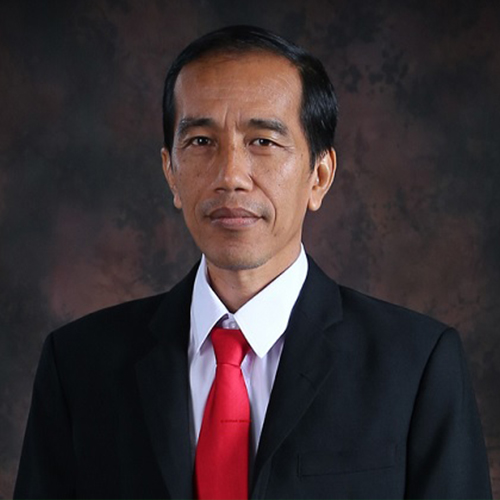
#> input picture dataset/Test/1.jpg, 500 x 500 px, given as the content of the folder dataset/Train, which was not available
$ python Template.py
#> lines starting #> are read from the running program, lines starting #| are printed output that depends on the picture; pictures that were not available may be replaced by others from this repository, and a replacement may not be noted
# Jonathan Bryan - 2301852796
# Leonie Christina - 2301860406

import os
import cv2
import numpy as np

def get_path_list(root_path):
    '''
        To get a list of path directories from root path

        Parameters
        ----------
        root_path : str
            Location of root directory

        Returns
        -------
        list
            List containing the names of the sub-directories in the
            root directory
    '''
    train_names = os.listdir(root_path)

    return train_names

def get_class_id(root_path, train_names):
    '''
        To get a list of train images and a list of image classes id

        Parameters
        ----------
        root_path : str
            Location of images root directory
        train_names : list
            List containing the names of the train sub-directories

        Returns
        -------
        list
            List containing all image in the train directories
        list
            List containing all image classes id
    '''
#> called with root_path = 'dataset/Train'

    train_image_list = []
    class_list = []

    for index, train_names in enumerate(train_names):
        full_name_path = root_path + '/' + train_names
        for image_path in os.listdir(full_name_path):
            full_image_path = full_name_path + '/' + image_path
            img = cv2.imread(full_image_path)
#> img is the input picture: shape (500, 500, 3); mean B, G, R 50.5, 47.5, 57.8

            train_image_list.append(img)
            class_list.append(index)

    return train_image_list, class_list

def detect_faces_and_filter(image_list, image_classes_list=None):
    '''
        To detect a face from given image list and filter it if the face on
        the given image is less than one

        Parameters
        ----------
        image_list : list
            List containing all loaded images
        image_classes_list : list, optional
            List containing all image classes id

        Returns
        -------
        list
            List containing all filtered and cropped face images in grayscale
        list
            List containing all filtered faces location saved in rectangle
        list
            List containing all filtered image classes id
    '''
    face_cascade = cv2.CascadeClassifier('haarcascade_frontalface_default.xml')

    train_face_list = []
    train_class_list = []
    face_rect_list = []

    for index, image_list in enumerate(image_list):

        image_list = cv2.cvtColor(image_list, cv2.COLOR_BGR2GRAY)

        detected_faces = face_cascade.detectMultiScale(image_list, scaleFactor = 1.2, minNeighbors = 5)

        if len(detected_faces) < 1:
            continue
        if len(detected_faces) > 1:
            continue
        for face_rect in detected_faces:
            x,y,w,h = face_rect
            face_rects = x,y,w,h
            face_rect_list.append(face_rects)
            face_img = image_list[y:y+w, x:x+h]

            train_face_list.append(face_img)

            if(image_classes_list == None):
                continue
            train_class_list.append(image_classes_list[index])

    return train_face_list, face_rect_list, train_class_list


def train(train_face_grays, image_classes_list):
    '''
        To create and train face recognizer object

        Parameters
        ----------
        train_face_grays : list
            List containing all filtered and cropped face images in grayscale
        image_classes_list : list
            List containing all filtered image classes id

        Returns
        -------
        object
            Recognizer object after being trained with cropped face images
    '''
    face_recognizer = cv2.face.LBPHFaceRecognizer_create()
    face_recognizer.train(train_face_grays, np.array(image_classes_list))

    return face_recognizer

def get_test_images_data(test_root_path):
    '''
        To load a list of test images from given path list

        Parameters
        ----------
        test_root_path : str
            Location of images root directory

        Returns
        -------
        list
            List containing all loaded gray test images
    '''
    test_image_list = []
    for image_path in os.listdir(test_root_path):
        full_image_path = test_root_path + '/' + image_path
        img_bgr = cv2.imread(full_image_path)

        test_image_list.append(img_bgr)
    return test_image_list

def predict(recognizer, test_faces_gray):
    '''
        To predict the test image with the recognizer

        Parameters
        ----------
        recognizer : object
            Recognizer object after being trained with cropped face images
        train_face_grays : list
            List containing all filtered and cropped face images in grayscale

        Returns
        -------
        list
            List containing all prediction results from given test faces
    '''
    result_list = []

    for index, test_faces_gray in enumerate(test_faces_gray):
        result,_ = recognizer.predict(test_faces_gray)
        result_list.append(result)

    return result_list

def get_verification_status(prediction_result, train_names, unverified_names):
    '''
        To generate a list of verification status from prediction results

        Parameters
        ----------
        prediction_result : list
            List containing all prediction results from given test faces
        test_image_list : list
            List containing all loaded test images
        unverified_names : list
            List containing all unverified names

        Returns
        -------
        list
            List containing all verification status from prediction results
    '''
    verification_status_list = np.empty(len(prediction_result)*2, dtype=object)
    test_length = len(prediction_result)

    for index, prediction_result in enumerate(prediction_result):
        for i in range(0, len(unverified_names)):

            if train_names[prediction_result] == unverified_names[i]:
                verification_status_list[index] = "Unverified"
                verification_status_list[index+test_length] = prediction_result
                break
            else:
                verification_status_list[index] = "Verified"
                verification_status_list[index+test_length] = prediction_result
    return verification_status_list

def draw_prediction_results(verification_statuses, test_image_list, test_faces_rects, train_names):
    '''
        To draw prediction results and verification status on the given test images

        Parameters
        ----------
        verification_statuses : list
            List containing all checked results from given test faces
        test_image_list : list
            List containing all loaded test images
        test_faces_rects : list
            List containing all filtered faces location saved in rectangle
        train_names : list
            List containing the names of the train sub-directories

        Returns
        -------
        list
            List containing all test images after being drawn
    '''
    test_length = len(test_image_list)
    drawn_image_list = np.empty(len(test_image_list)*2, dtype=object)
    vcount = 1
    uvcount = 0

    for index, test_image_list in enumerate(test_image_list):
        x,y,w,h = test_faces_rects[index]

        if verification_statuses[index] == "Unverified":
            cv2.putText(test_image_list, train_names[verification_statuses[index+test_length]], (x, y), cv2.FONT_HERSHEY_DUPLEX, 1, (0, 0, 255), 1)

            cv2.rectangle(test_image_list, (x,y), (x+w, y+h), (0, 0, 255), 1)

            cv2.putText(test_image_list, verification_statuses[index], (x, y+h+40), cv2.FONT_HERSHEY_DUPLEX, 1.5, (0, 0, 255), 2)

            drawn_image_list[uvcount] = test_image_list
            uvcount+=2
        else:
            cv2.putText(test_image_list, train_names[verification_statuses[index+test_length]], (x, y), cv2.FONT_HERSHEY_DUPLEX, 1, (0, 255, 0), 1)

            cv2.rectangle(test_image_list, (x,y), (x+w, y+h), (0, 255, 0), 1)

            cv2.putText(test_image_list, verification_statuses[index], (x, y+h+40), cv2.FONT_HERSHEY_DUPLEX, 1.5, (0, 255, 0), 2)
            drawn_image_list[vcount] = test_image_list
            vcount+=2

    return drawn_image_list

def combine_and_show_result(image_list):
    '''
        To show the final image that already combined into one image

        Parameters
        ----------
        image_list : nparray
            Array containing image data
    '''
    length = len(image_list)*2

    for i in range(0, length):
        if i == 0:
            image_list[i] = cv2.resize(image_list[i], (250,250))
            uv_images = image_list[i]
        elif i == 1:
            image_list[i] = cv2.resize(image_list[i], (250,250))
            v_images = image_list[i]
        elif image_list[i] is not None :
            image_list[i] = cv2.resize(image_list[i], (250,250))
            if i%2==0:
                uv_images = cv2.hconcat([uv_images, image_list[i]])
            else:
                v_images = cv2.hconcat([v_images, image_list[i]])
        elif image_list[i+1] is None:
            break
        else:
            continue
    combined_image = cv2.vconcat([uv_images,v_images])
    cv2.imshow("Results", combined_image)
    cv2.waitKey(0)

'''
You may modify the code below if it's marked between

-------------------
Modifiable
-------------------

and

-------------------
End of modifiable
-------------------
'''
if __name__ == "__main__":

    '''
        Please modify train_root_path value according to the location of
        your data train root directory

        -------------------
        Modifiable
        -------------------
    '''
    train_root_path = "dataset/Train"
    '''
        -------------------
        End of modifiable
        -------------------
    '''

    train_names = get_path_list(train_root_path)
    train_image_list, image_classes_list = get_class_id(train_root_path, train_names)
#> train_image_list = 1 item; image_classes_list = [0]
    train_face_grays, _, filtered_classes_list = detect_faces_and_filter(train_image_list, image_classes_list)
#> the loop in detect_faces_and_filter, `for index, image_list in enumerate(image_list): ` made 1 pass
#> detected_faces on pass 1: [[142, 67, 185, 185]]
#> pass 1, in detect_faces_and_filter, `image_list = cv2.cvtColor(image_list, cv2.COLOR_BGR2GRAY)`:
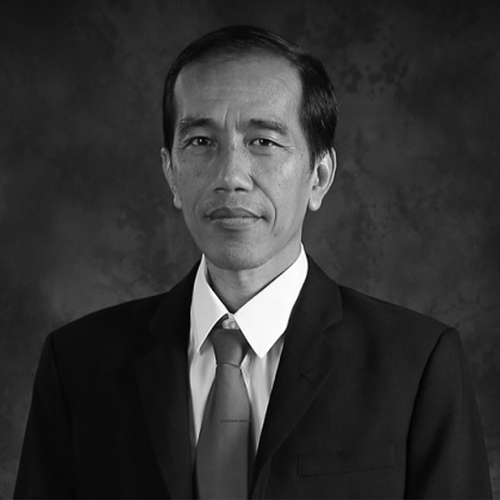
#> image_list: shape (500, 500); min 0, max 255, mean 50.9
#> after the loop in detect_faces_and_filter, `for index, image_list in enumerate(image_list):`: face_rect_list = [(142, 67, 185, 185)]; train_class_list = [0]; train_face_list = 1 item
#> train_face_grays = 1 item; filtered_classes_list = [0]
    recognizer = train(train_face_grays, filtered_classes_list)

    '''
        Please modify train_root_path value according to the location of
        your data train root directory

        -------------------
        Modifiable
        -------------------
    '''
    test_root_path = "dataset/Test"
    unverified_names = ['Raditya Dika', 'Anya Geraldine', 'Raffi Ahmad']

    '''
        -------------------
        End of modifiable
        -------------------
    '''

    test_names = get_path_list(test_root_path)
    test_image_list = get_test_images_data(test_root_path)
    test_faces_gray, test_faces_rects, _ = detect_faces_and_filter(test_image_list)
#> the loop in detect_faces_and_filter (call 2), `for index, image_list in enumerate(image_list): ` made 4 passes
#> pass 2, in detect_faces_and_filter (call 2), `image_list = cv2.cvtColor(image_list, cv2.COLOR_BGR2GRAY)`:
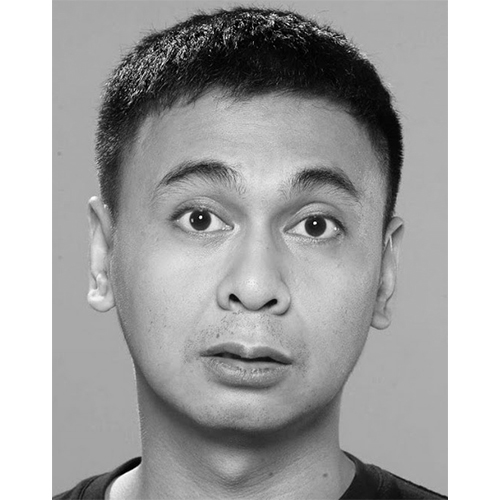
#> image_list: shape (500, 500); min 0, max 255, mean 166.4
#> pass 3, in detect_faces_and_filter (call 2), `image_list = cv2.cvtColor(image_list, cv2.COLOR_BGR2GRAY)`:
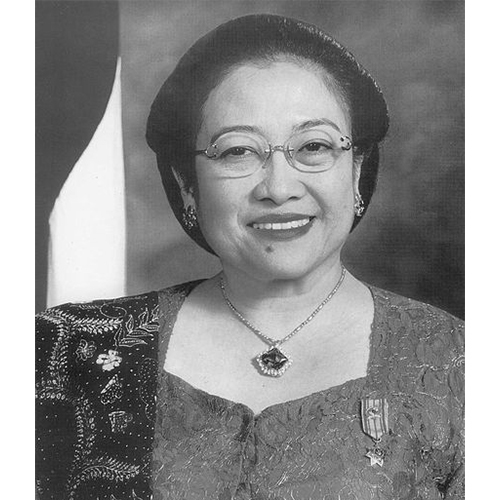
#> image_list: shape (500, 500); min 2, max 255, mean 140.2
    prediction_result = predict(recognizer, test_faces_gray)
    verification_statuses = get_verification_status(prediction_result, train_names, unverified_names)
    predicted_test_image_list = draw_prediction_results(verification_statuses, test_image_list, test_faces_rects, train_names)

#> (the run stopped early here; a loop or call above may not have finished)
